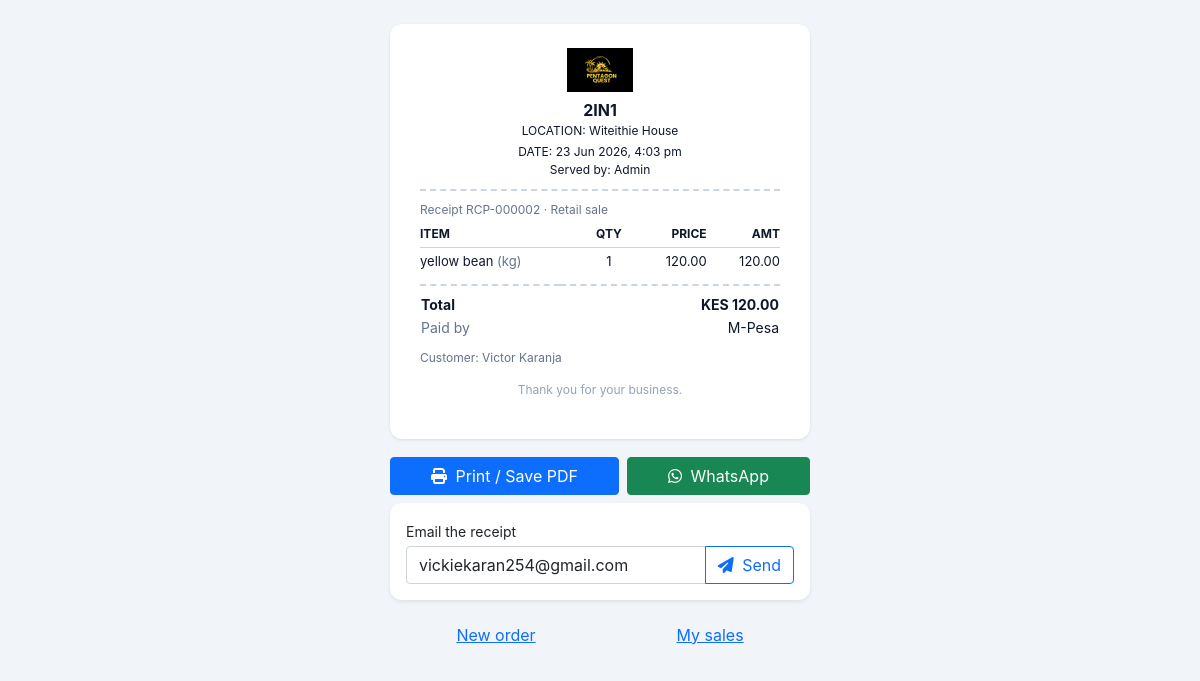
The page /public/staff/sales/receipt.php?id=2 (signed in) on the database its author committed.
### tables this page shows
CREATE TABLE `tenants` (
  `id` int NOT NULL AUTO_INCREMENT,
  `name` varchar(150) NOT NULL,
  `slug` varchar(150) NOT NULL,
  `owner_user_id` int DEFAULT NULL,
  `status` enum('active','suspended','cancelled') NOT NULL DEFAULT 'active',
  `logo_path` varchar(255) DEFAULT NULL,
  `currency` varchar(8) NOT NULL DEFAULT 'KES',
  `phone` varchar(30) DEFAULT NULL,
  `address` varchar(255) DEFAULT NULL,
  `receipt_footer` varchar(255) DEFAULT NULL,
  `kra_pin` varchar(20) DEFAULT NULL,
  `created_at` datetime NOT NULL DEFAULT CURRENT_TIMESTAMP,
  `updated_at` datetime NOT NULL DEFAULT CURRENT_TIMESTAMP ON UPDATE CURRENT_TIMESTAMP,
  PRIMARY KEY (`id`),
  UNIQUE KEY `uq_tenant_slug` (`slug`),
  KEY `idx_tenant_status` (`status`)
);

CREATE TABLE `sales` (
  `id` int NOT NULL AUTO_INCREMENT,
  `tenant_id` int NOT NULL,
  `staff_id` int NOT NULL,
  `sale_type` enum('retail','wholesale') NOT NULL DEFAULT 'retail',
  `receipt_number` varchar(32) NOT NULL,
  `payment_method` enum('cash','mpesa','split','credit') NOT NULL DEFAULT 'cash',
  `mpesa_channel` varchar(10) DEFAULT NULL,
  `total` decimal(12,2) NOT NULL DEFAULT '0.00',
  `subtotal` decimal(12,2) NOT NULL DEFAULT '0.00',
  `discount_amount` decimal(12,2) NOT NULL DEFAULT '0.00',
  `amount_paid` decimal(12,2) NOT NULL DEFAULT '0.00',
  `amount_due` decimal(12,2) NOT NULL DEFAULT '0.00',
  `amount_given` decimal(12,2) DEFAULT NULL,
  `change_given` decimal(12,2) DEFAULT NULL,
  `cash_amount` decimal(12,2) DEFAULT NULL,
  `mpesa_amount` decimal(12,2) DEFAULT NULL,
  `customer_name` varchar(120) DEFAULT NULL,
  `customer_phone` varchar(30) DEFAULT NULL,
  `customer_email` varchar(255) DEFAULT NULL,
  `status` enum('completed','voided') NOT NULL DEFAULT 'completed',
  `payment_status` enum('pending','paid','part_paid','credit','failed') NOT NULL DEFAULT 'paid',
  `created_at` datetime NOT NULL DEFAULT CURRENT_TIMESTAMP,
  PRIMARY KEY (`id`),
  UNIQUE KEY `uq_sale_receipt` (`tenant_id`,`receipt_number`),
  KEY `idx_sale_tenant` (`tenant_id`),
  KEY `idx_sale_staff` (`staff_id`),
  KEY `idx_sale_created` (`tenant_id`,`created_at`)
);

CREATE TABLE `users` (
  `id` int NOT NULL AUTO_INCREMENT,
  `tenant_id` int DEFAULT NULL,
  `username` varchar(50) NOT NULL,
  `email` varchar(100) NOT NULL,
  `password_hash` varchar(255) NOT NULL,
  `pin_hash` varchar(255) DEFAULT NULL,
  `position` varchar(100) DEFAULT NULL,
  `must_reset_password` tinyint(1) NOT NULL DEFAULT '0',
  `role_id` int NOT NULL,
  `is_active` tinyint(1) DEFAULT '1',
  `email_verified` tinyint(1) DEFAULT '0',
  `activation_token` varchar(64) DEFAULT NULL,
  `activation_expires` datetime DEFAULT NULL,
  `activated_at` datetime DEFAULT NULL,
  `created_at` timestamp NULL DEFAULT CURRENT_TIMESTAMP,
  `updated_at` timestamp NULL DEFAULT CURRENT_TIMESTAMP ON UPDATE CURRENT_TIMESTAMP,
  PRIMARY KEY (`id`),
  UNIQUE KEY `username` (`username`),
  UNIQUE KEY `email` (`email`),
  UNIQUE KEY `uq_users_tenant_email` (`tenant_id`,`email`),
  KEY `role_id` (`role_id`),
  KEY `idx_email` (`email`),
  KEY `idx_username` (`username`),
  KEY `idx_users_tenant` (`tenant_id`),
  KEY `idx_users_activation` (`activation_token`),
  CONSTRAINT `users_ibfk_1` FOREIGN KEY (`role_id`) REFERENCES `roles` (`id`)
);

CREATE TABLE `sale_items` (
  `id` int NOT NULL AUTO_INCREMENT,
  `tenant_id` int NOT NULL,
  `sale_id` int NOT NULL,
  `product_id` int DEFAULT NULL,
  `product_name` varchar(160) NOT NULL,
  `unit` varchar(20) NOT NULL DEFAULT 'piece',
  `unit_price` decimal(12,2) NOT NULL,
  `price_type` enum('retail','wholesale') NOT NULL DEFAULT 'retail',
  `unit_cost` decimal(12,2) NOT NULL DEFAULT '0.00',
  `quantity` decimal(12,2) NOT NULL,
  `line_total` decimal(12,2) NOT NULL,
  PRIMARY KEY (`id`),
  KEY `idx_item_sale` (`sale_id`),
  KEY `idx_item_tenant` (`tenant_id`)
);

### public/staff/sales/receipt.php (the view, shortened to what the rows shown need)
<?php
require_once __DIR__ . '/../../../app/app.php';
$pdo = Database::pdo();
$SA  = new Models\SaleModel($pdo);
$id   = (int) ($_GET['id'] ?? 0);
$sale = $id > 0 ? $SA->find($id) : null;
$items = $SA->items($id);
$tenant = (new Models\TenantModel($pdo))->find(TenantContext::tenantId());
$shop   = $tenant['name'] ?? 'My Shop';
$RECEIPT_BUSINESS = [
    'name'     => $shop,
    'logo'     => Branding::tenantLogo($tenant),
    'tagline'  => '',
    'phones'   => !empty($tenant['phone']) ? [$tenant['phone']] : [],
    'po_box'   => '',
    'location' => $tenant['address'] ?? '',
    'pin'      => $tenant['kra_pin'] ?? '',
    'paybills' => [],
];
$st = $pdo->prepare('SELECT username FROM users WHERE id = ?');
$st->execute([$sale['staff_id']]);
$staff = (string) ($st->fetchColumn() ?: 'Staff');
function money($n) { return 'KES ' . number_format((float) $n, 2); }
function amt($n)   { return number_format((float) $n, 2); }
function receipt_header(array $biz, array $sale, string $staff): string
{
    $h = fn($s) => htmlspecialchars((string) $s);
    $rows = [];
    if (!empty($biz['logo'])) {
        $rows[] = '<img src="' . $h($biz['logo']) . '" alt="" style="max-height:44px;max-width:160px;object-fit:contain;margin-bottom:6px;">';
    }
    $rows[] = '<div style="font-size:16px;font-weight:700;">' . $h($biz['name']) . '</div>';
    if (!empty($biz['location'])) { $rows[] = '<div style="font-size:12px;">LOCATION: ' . $h($biz['location']) . '</div>'; }
    $rows[] = '<div style="font-size:12px;margin-top:3px;">DATE: ' . $h(date('j M Y, g:i a', strtotime($sale['created_at']))) . '</div>';
    $rows[] = '<div style="font-size:12px;">Served by: ' . $h($staff) . '</div>';
    return '<div style="text-align:center;border-bottom:2px dashed #cbd5e1;padding-bottom:10px;margin-bottom:10px;">'
        . implode('', $rows) . '</div>';
}
function receipt_inner(array $sale, array $items, string $shop, string $staff, array $biz): string
{
    $h = fn($s) => htmlspecialchars((string) $s);
    $rows = '';
    foreach ($items as $it) {
        $qty = rtrim(rtrim(number_format((float) $it['quantity'], 2), '0'), '.');
        $rows .= '<tr>'
            . '<td style="padding:4px 4px 4px 0;vertical-align:top;">' . $h($it['product_name'])
            . (!empty($it['unit']) ? ' <span style="color:#64748b;">(' . $h($it['unit']) . ')</span>' : '') . '</td>'
            . '<td style="padding:4px;text-align:center;vertical-align:top;white-space:nowrap;">' . $h($qty) . '</td>'
            . '<td style="padding:4px;text-align:right;vertical-align:top;white-space:nowrap;">' . amt($it['unit_price']) . '</td>'
            . '<td style="padding:4px 0 4px 4px;text-align:right;vertical-align:top;white-space:nowrap;">' . amt($it['line_total']) . '</td>'
            . '</tr>';
    }
    $thead = '<tr style="border-bottom:1px solid #cbd5e1;">'
        . '<th style="text-align:left;padding:0 4px 4px 0;font-size:12px;">ITEM</th>'
        . '<th style="text-align:center;padding:0 4px 4px;font-size:12px;">QTY</th>'
        . '<th style="text-align:right;padding:0 4px 4px;font-size:12px;">PRICE</th>'
        . '<th style="text-align:right;padding:0 0 4px 4px;font-size:12px;">AMT</th>'
        . '</tr>';
    $payLine = '';
    $method = $sale['payment_method'] ?? 'cash';
    if ($method === 'split') {
        if ((float)($sale['cash_amount'] ?? 0) > 0) {
            $payLine .= '<tr><td style="color:#64748b;">Cash</td><td style="text-align:right;">' . money($sale['cash_amount']) . '</td></tr>';
            if ((float)($sale['change_given'] ?? 0) > 0) {
                $payLine .= '<tr><td style="color:#64748b;">Change</td><td style="text-align:right;">' . money($sale['change_given']) . '</td></tr>';
            }
        }
        if ((float)($sale['mpesa_amount'] ?? 0) > 0) {
            $payLine .= '<tr><td style="color:#64748b;">M-Pesa</td><td style="text-align:right;">' . money($sale['mpesa_amount']) . '</td></tr>';
        }
    } elseif ($method === 'cash') {
        $payLine = '<tr><td style="color:#64748b;">Cash given</td><td style="text-align:right;">' . money($sale['amount_given']) . '</td></tr>'
          . '<tr><td style="color:#64748b;">Change</td><td style="text-align:right;">' . money($sale['change_given']) . '</td></tr>';
    } else {
        $payLine = '<tr><td style="color:#64748b;">Paid by</td><td style="text-align:right;">M-Pesa</td></tr>';
    }
    $stype = ($sale['sale_type'] ?? 'retail') === 'wholesale' ? 'Wholesale' : 'Retail';
    $totals = '';
    $cust = '';
    if (!empty($sale['customer_name']) || !empty($sale['customer_phone'])) {
        $cust = '<p style="margin:10px 0 0;font-size:12px;color:#64748b;">Customer: ' . $h($sale['customer_name'] ?: '—')
              . (!empty($sale['customer_phone']) ? ' · ' . $h($sale['customer_phone']) : '') . '</p>';
    }
    return '<div style="font-family:-apple-system,Segoe UI,Roboto,Arial,sans-serif;max-width:360px;margin:0 auto;color:#0f172a;">'
        . receipt_header($biz, $sale, $staff)
        . '<div style="font-size:12px;color:#64748b;margin-bottom:6px;">Receipt ' . $h($sale['receipt_number']) . ' · ' . $h($stype) . ' sale</div>'
        . '<table style="width:100%;border-collapse:collapse;font-size:13px;">' . $thead . $rows . '</table>'
        . '<table style="width:100%;border-collapse:collapse;font-size:14px;border-top:2px dashed #cbd5e1;margin-top:8px;padding-top:8px;">'
        . $totals
        . '<tr><td style="font-weight:700;padding-top:8px;">Total</td><td style="text-align:right;font-weight:700;padding-top:8px;">' . money($sale['total']) . '</td></tr>'
        . $payLine . '</table>'
        . $cust
        . '<p style="text-align:center;font-size:12px;color:#94a3b8;margin-top:14px;">Thank you for your business.</p>'
        . '</div>';
}
$defaultEmail = htmlspecialchars($sale['customer_email'] ?? '');
?>
<!DOCTYPE html>
<html lang="en">
<head>
<link href="https://cdn.jsdelivr.net/npm/bootstrap@5.1.3/dist/css/bootstrap.min.css" rel="stylesheet">
<link rel="stylesheet" href="https://cdnjs.cloudflare.com/ajax/libs/font-awesome/6.5.1/css/all.min.css">
</head>
<body>
  <div class="sheet"><?php echo receipt_inner($sale, $items, $shop, $staff, $RECEIPT_BUSINESS); ?></div>
  <div class="actions">
    <form method="post" class="card border-0 shadow-sm" style="border-radius:12px;">
      <div class="card-body p-3">
        <div class="input-group">
          <input type="email" name="email" class="form-control" placeholder="customer@email.com" value="<?php echo $defaultEmail; ?>" required>
          <button class="btn btn-outline-primary"><i class="fas fa-paper-plane me-1"></i> Send</button>
        </div>
      </div>
    </form>
  </div>
</body>
</html>

### rows shown on the page
tenants: name "2IN1", address "Witeithie House"
sales: created_at "23 Jun 2026, 4:03 pm", receipt_number "RCP-000002", sale_type "Retail", total "KES 120.00", customer_name "Victor Karanja", email "vickiekaran254@gmail.com"
users: username "Admin"
sale_items: product_name "yellow bean", unit "kg", quantity "1", unit_price "120.00", line_total "120.00"

### other values the page prints
$label "New order"
$label "My sales"
